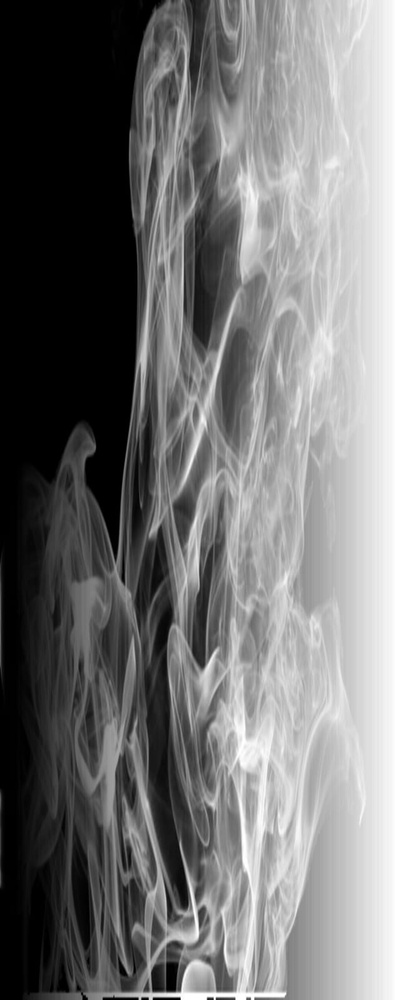
#> input picture project/src/pre_computation/images/smoky.jpg, 400 x 1000 px, shrunk from 640 x 1600 before the run, found by its file name
$ python Wavelengths.py
#> lines starting #> are read from the running program, lines starting #| are printed output that depends on the picture
#Author: Joel Mills

# Test code to take a grayscale image, remap the [0,1] values between some visible wavelength range,
# then use Bruton's algorithm to convert these to their approximate RGB values
# DON'T USE --- Bruton's Algorithm is good but the colours it maps to are too simplistic & saturated

import numpy as np
import pandas as pd
import matplotlib.pyplot as plt
import matplotlib


#Function to convert wavelength to RGB (Bruton's Algorithm)
def wav2RGB(wavelength):
    w = int(wavelength)
    # colour
    if (w >= 380 and w < 440):
        R = -(w - 440.) / (440. - 350.)
        G = 0.0
        B = 1.0
    elif (w >= 440 and w < 490):
        R = 0.0
        G = (w - 440.) / (490. - 440.)
        B = 1.0
    elif (w >= 490 and w < 510):
        R = 0.0
        G = 1.0
        B = -(w - 510.) / (510. - 490.)
    elif (w >= 510 and w < 580):
        R = (w - 510.) / (580. - 510.)
        G = 1.0
        B = 0.0
    elif (w >= 580 and w < 645):
        R = 1.0
        G = -(w - 645.) / (645. - 580.)
        B = 0.0
    elif (w >= 645 and w <= 780):
        R = 1.0
        G = 0.0
        B = 0.0
    else:
        R = 0.0
        G = 0.0
        B = 0.0

    # intensity correction
    if (w >= 380 and w < 420):
        SSS = 0.3 + 0.7*(w - 350) / (420 - 350)
    elif (w >= 420 and w <= 700):
        SSS = 1.0
    elif (w > 700 and w <= 780):
        SSS = 0.3 + 0.7*(780 - w) / (780 - 700)
    else:
        SSS = 0.0

    return SSS*R, SSS*G, SSS*B


# target range of wavelengths
min_visible = 590.0 #nm
max_visible = 780.0 #nm
length_visible = max_visible - min_visible


path = "project/src/pre_computation/images/smoky.jpg"
wavelengths = plt.imread(path) #read in grayscale image
#> wavelengths is the input picture: shape (1000, 400, 3); min 0, max 255, mean 115.7
min_wave = np.min(wavelengths)
#> min_wave = 0
max_wave = np.max(wavelengths)
#> max_wave = 255
length_λ = max_wave - min_wave
#> length_λ = 255


# convert grayscale pixel value from [0,1] to target range of wavelengths
length_ratio = length_λ/length_visible
#> length_ratio = 1.34
λ_diff = wavelengths - min_wave
new_wavelengths = λ_diff*(1/length_ratio) + min_visible

(dimx, dimy, dimRGB) = np.shape(new_wavelengths)
#> dimx = 1000; dimy = 400; dimRGB = 3


#initialise empty canvas
canvas = np.zeros(np.shape(new_wavelengths))


#convert each grayscale 'wavelength' pixel to an RGB pixel
for i in range(dimx):
    for j in range(dimy):
        R, G, B = wav2RGB(float(new_wavelengths[i][j][0]))
        canvas[i][j][0] = R
        canvas[i][j][1] = G
        canvas[i][j][2] = B
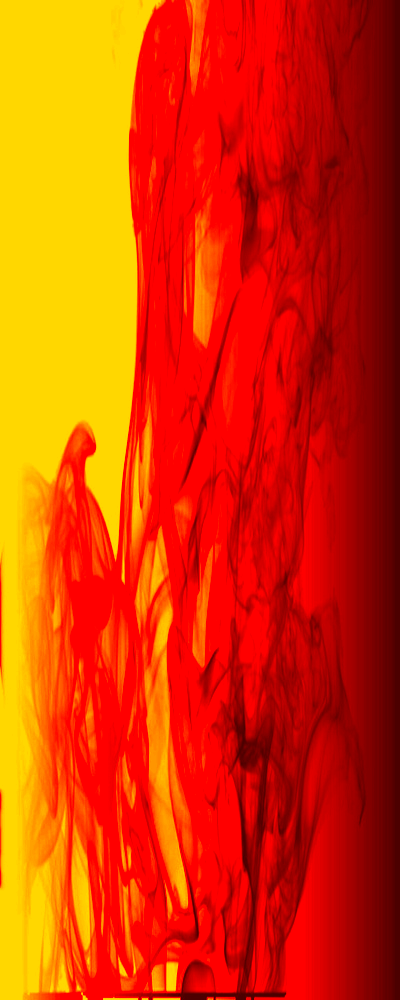
#> canvas: shape (1000, 400, 3) float64; mean R, G, B 0.857, 0.226, 0


#save plots
plt.imshow(canvas)
matplotlib.image.imsave("project/src/pre_computation/images/coloured_wavelengths.jpg", canvas)
plt.show()
